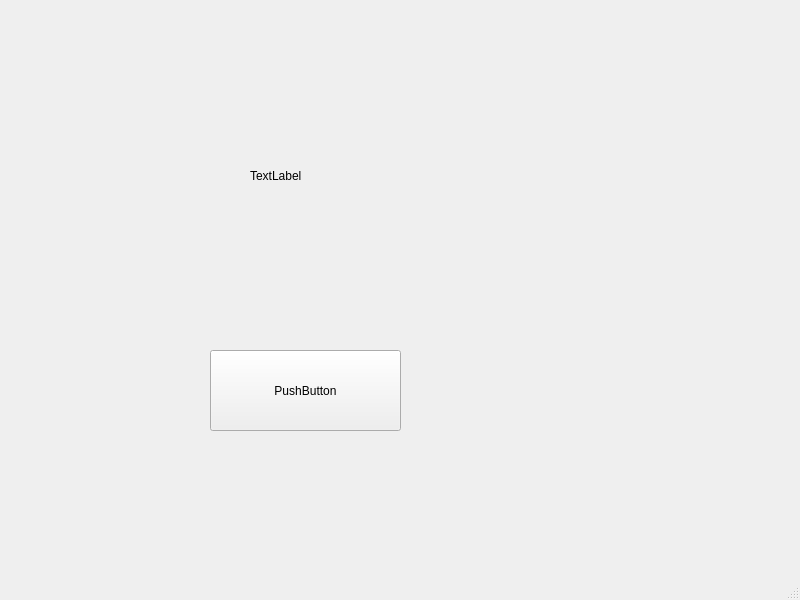
<?xml version="1.0" encoding="UTF-8"?>
<ui version="4.0">
 <class>MainWindow</class>
 <widget class="QMainWindow" name="MainWindow">
  <property name="geometry">
   <rect>
    <x>0</x>
    <y>0</y>
    <width>800</width>
    <height>600</height>
   </rect>
  </property>
  <property name="windowTitle">
   <string>MainWindow</string>
  </property>
  <widget class="QWidget" name="centralwidget">
   <widget class="QLabel" name="label">
    <property name="geometry">
     <rect>
      <x>250</x>
      <y>120</y>
      <width>241</width>
      <height>111</height>
     </rect>
    </property>
    <property name="text">
     <string>TextLabel</string>
    </property>
   </widget>
   <widget class="QPushButton" name="pushButton">
    <property name="geometry">
     <rect>
      <x>210</x>
      <y>350</y>
      <width>191</width>
      <height>81</height>
     </rect>
    </property>
    <property name="styleSheet">
     <string notr="true">@keyframes example {
  from {background-color: red;}
  to {background-color: yellow;}
}

/* The element to apply the animation to */
QPushButton{
  width: 100px;
  height: 100px;
  background-color: red;
  animation-name: example;
  animation-duration: 4s;
}</string>
    </property>
    <property name="text">
     <string>PushButton</string>
    </property>
   </widget>
  </widget>
  <widget class="QMenuBar" name="menubar">
   <property name="geometry">
    <rect>
     <x>0</x>
     <y>0</y>
     <width>800</width>
     <height>21</height>
    </rect>
   </property>
  </widget>
  <widget class="QStatusBar" name="statusbar"/>
 </widget>
 <resources/>
 <connections/>
</ui>
